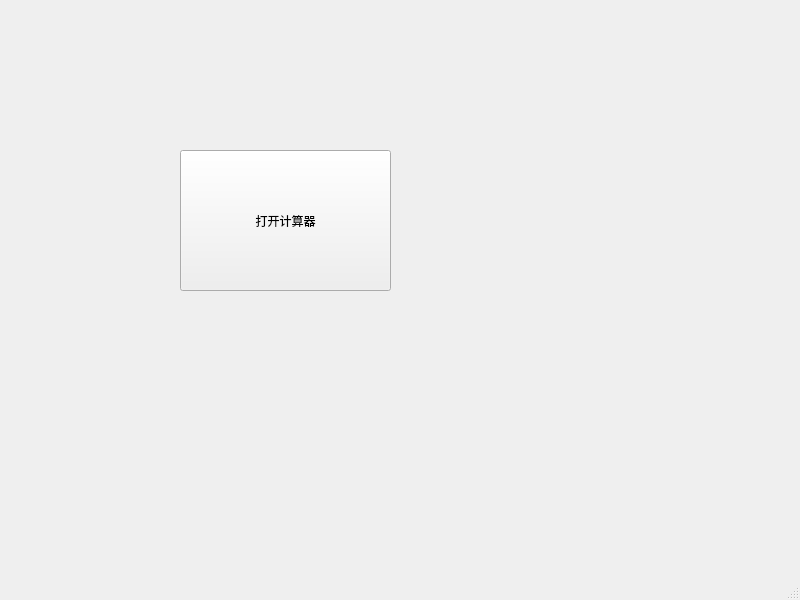
<?xml version="1.0" encoding="UTF-8"?>
<ui version="4.0">
 <class>MainWindow</class>
 <widget class="QMainWindow" name="MainWindow">
  <property name="geometry">
   <rect>
    <x>0</x>
    <y>0</y>
    <width>800</width>
    <height>600</height>
   </rect>
  </property>
  <property name="windowTitle">
   <string>MainWindow</string>
  </property>
  <widget class="QWidget" name="centralwidget">
   <widget class="QPushButton" name="pushButton">
    <property name="geometry">
     <rect>
      <x>180</x>
      <y>150</y>
      <width>211</width>
      <height>141</height>
     </rect>
    </property>
    <property name="text">
     <string>打开计算器</string>
    </property>
   </widget>
  </widget>
  <widget class="QMenuBar" name="menubar">
   <property name="geometry">
    <rect>
     <x>0</x>
     <y>0</y>
     <width>800</width>
     <height>21</height>
    </rect>
   </property>
  </widget>
  <widget class="QStatusBar" name="statusbar"/>
 </widget>
 <resources/>
 <connections/>
</ui>
